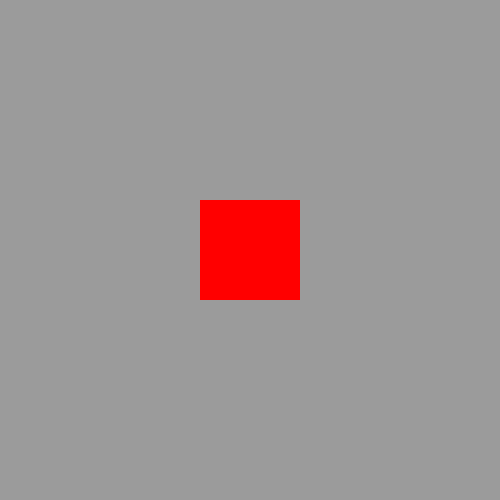
Frame 1 (no input)
Frame 60 (no input): identical to frame 1, image omitted
Frame 120 (the mouse pressed at the canvas centre since frame 60): identical to frame 1, image omitted

The p5.js sketch that drew this single still picture (run headless with seeded random() and noise() and a simulated clock; from frame 60 on, the mouse is pressed at the canvas centre):

// p5.js sketch
// ── sketch.js
function setup() {
  createCanvas(500, 500);
}

function draw() {
  background(155);
  noStroke();
  if (mouseX < 250 && mouseY > 250) {
    fill(0);
    rect(200, 200, 100, 100);
  }  else {
    fill(255,0,0);
    rect(200,200,100,100);
 
  }
}
